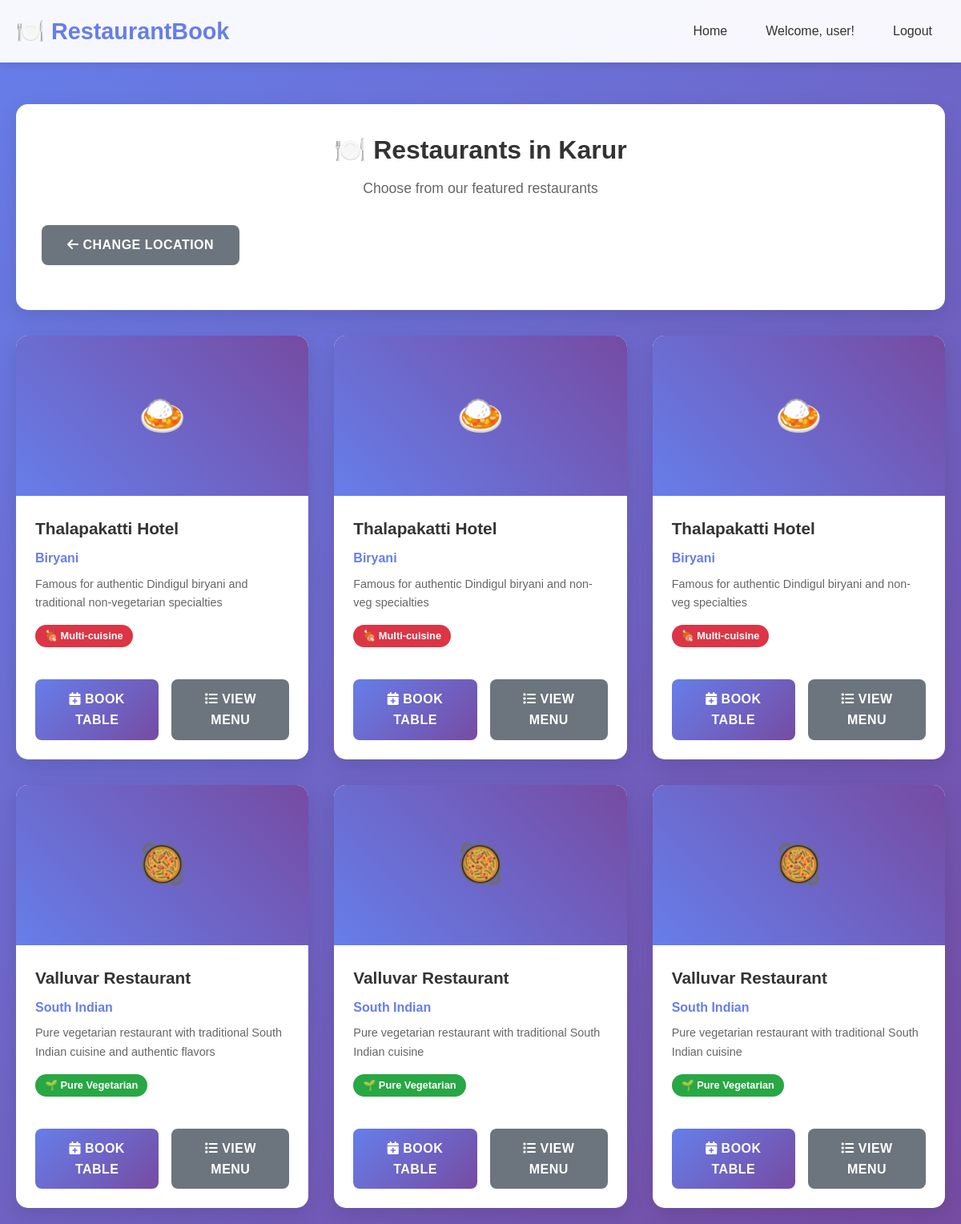
Page /restaurants/1 (signed in) on the committed database.
### tables this page shows
CREATE TABLE locations (
            id INTEGER PRIMARY KEY AUTOINCREMENT,
            city_name TEXT UNIQUE NOT NULL
        );

CREATE TABLE restaurants (
            id INTEGER PRIMARY KEY AUTOINCREMENT,
            name TEXT NOT NULL,
            location_id INTEGER,
            cuisine_type TEXT NOT NULL,
            is_veg_only INTEGER DEFAULT 0,
            description TEXT,
            image_url TEXT,
            FOREIGN KEY (location_id) REFERENCES locations (id)
        );

### app.py (the view)
@app.route('/restaurants/<int:location_id>')
def restaurants_by_location(location_id):
    if 'user_id' not in session:
        return redirect(url_for('login'))
    conn = get_db_connection()
    location = conn.execute('SELECT * FROM locations WHERE id = ?', (location_id,)).fetchone()
    restaurants = conn.execute('''
        SELECT r.*, AVG(rt.overall_rating) as avg_rating
        FROM restaurants r
        LEFT JOIN ratings rt ON r.id = rt.restaurant_id
        WHERE r.location_id = ?
        GROUP BY r.id
        ORDER BY r.name
    ''', (location_id,)).fetchall()
    conn.close()
    return render_template('restaurants.html', restaurants=restaurants, location=location)

### app.py (called while the page is built)
def get_db_connection():
    conn = sqlite3.connect(DATABASE)
    conn.row_factory = sqlite3.Row
    return conn

### templates/restaurants.html (shortened to what this page needs)
{% extends "base.html" %}
{% block content %}
<div class="card">
    <div class="card-header">
        <h2 class="card-title">🍽️ Restaurants in {{ location.city_name }}</h2>
        <p class="card-subtitle">Choose from our featured restaurants</p>
    </div>
    <a href="{{ url_for('select_location') }}" class="btn btn-secondary mb-3">
        <i class="fas fa-arrow-left"></i> Change Location
    </a>
</div>
{% if restaurants %}
<div class="grid grid-2">
    {% for restaurant in restaurants %}
    <div class="restaurant-card">
        <div class="restaurant-image">
            {% if restaurant.cuisine_type == 'South Indian' %}🥘
            {% elif restaurant.cuisine_type == 'Biryani' %}🍛
            {% elif restaurant.cuisine_type == 'Chettinad' %}🌶️
            {% elif restaurant.cuisine_type == 'Multi-cuisine' %}🍽️
            {% else %}🍴
            {% endif %}
        </div>
        <div class="restaurant-content">
            <h3 class="restaurant-name">{{ restaurant.name }}</h3>
            <p class="restaurant-cuisine">{{ restaurant.cuisine_type }}</p>
            <p class="restaurant-description">{{ restaurant.description }}</p>
            {% if restaurant.is_veg_only %}
                <span class="veg-badge">🌱 Pure Vegetarian</span>
            {% else %}
                <span class="non-veg-badge">🍖 Multi-cuisine</span>
            {% endif %}
            <div class="d-flex gap-2 mt-3">
                <a href="{{ url_for('restaurant_details', restaurant_id=restaurant.id) }}" class="btn btn-primary">
                    <i class="fas fa-calendar-plus"></i> Book Table
                </a>
                <a href="{{ url_for('view_menu', restaurant_id=restaurant.id) }}" class="btn btn-secondary">
                    <i class="fas fa-list"></i> View Menu
                </a>
            </div>
        </div>
    </div>
    {% endfor %}
</div>
{% endif %}
{% endblock %}

### templates/base.html (shortened to what this page needs)
<!DOCTYPE html>
<html lang="en">
<head>
    <link rel="stylesheet" href="{{ url_for('static', filename='css/style.css') }}">
    <link rel="stylesheet" href="https://cdnjs.cloudflare.com/ajax/libs/font-awesome/6.0.0/css/all.min.css">
</head>
<body>
    {% if session.user_id or session.admin_restaurant_id %}
    <header class="header">
        <nav class="navbar">
            <div class="logo">🍽️ RestaurantBook</div>
            <ul class="nav-links">
                {% if session.user_id %}
                    <li><a href="{{ url_for('select_location') }}">Home</a></li>
                    <li><span>Welcome, {{ session.username }}!</span></li>
                    <li><a href="{{ url_for('logout') }}">Logout</a></li>
                {% elif session.admin_restaurant_id %}
                    <li><a href="{{ url_for('admin_dashboard') }}">Dashboard</a></li>
                    <li><a href="{{ url_for('admin_add_offer') }}">Add Offer</a></li>
                    <li><span>Admin: {{ session.admin_restaurant_name }}</span></li>
                    <li><a href="{{ url_for('admin_logout') }}">Logout</a></li>
                {% endif %}
            </ul>
        </nav>
    </header>
    {% endif %}
    <main class="container">
        {% block content %}{% endblock %}
    </main>
</body>
</html>

### static/css/style.css (style rules this page uses)
* { margin: 0; padding: 0; box-sizing: border-box; }
body { font-family: 'Arial', sans-serif; line-height: 1.6; color: #333; background: linear-gradient(135deg, #667eea 0%, #764ba2 100%); min-height: 100vh; }
.container { max-width: 1200px; margin: 0 auto; padding: 20px; }
.header { background: rgba(255, 255, 255, 0.95); backdrop-filter: blur(10px); box-shadow: 0 2px 10px rgba(0, 0, 0, 0.1); padding: 1rem 0; margin-bottom: 2rem; }
.navbar { display: flex; justify-content: space-between; align-items: center; max-width: 1200px; margin: 0 auto; padding: 0 20px; }
.logo { font-size: 1.8rem; font-weight: bold; color: #667eea; }
.nav-links { display: flex; gap: 2rem; list-style: none; }
.nav-links a { text-decoration: none; color: #333; font-weight: 500; padding: 0.5rem 1rem; border-radius: 5px; transition: all 0.3s ease; }
.card { background: white; border-radius: 15px; box-shadow: 0 8px 25px rgba(0, 0, 0, 0.1); padding: 2rem; margin-bottom: 2rem; transition: transform 0.3s ease; }
.card-header { text-align: center; margin-bottom: 2rem; }
.card-title { font-size: 2rem; color: #333; margin-bottom: 0.5rem; }
.card-subtitle { color: #666; font-size: 1.1rem; }
.btn { display: inline-block; padding: 0.75rem 2rem; border: none; border-radius: 8px; font-size: 1rem; font-weight: 600; text-decoration: none; text-align: center; cursor: pointer; transition: all 0.3s ease; text-transform: uppercase; letter-spacing: 0.5px; }
.btn-primary { background: linear-gradient(135deg, #667eea 0%, #764ba2 100%); color: white; }
.btn-secondary { background: #6c757d; color: white; }
.grid { display: grid; gap: 2rem; }
.grid-2 { grid-template-columns: repeat(auto-fit, minmax(300px, 1fr)); }
.restaurant-card { background: white; border-radius: 15px; overflow: hidden; box-shadow: 0 8px 25px rgba(0, 0, 0, 0.1); transition: all 0.3s ease; }
.restaurant-image { height: 200px; background: linear-gradient(45deg, #667eea, #764ba2); display: flex; align-items: center; justify-content: center; color: white; font-size: 3rem; }
.restaurant-content { padding: 1.5rem; }
.restaurant-name { font-size: 1.3rem; font-weight: bold; margin-bottom: 0.5rem; color: #333; }
.restaurant-cuisine { color: #667eea; font-weight: 600; margin-bottom: 0.5rem; }
.restaurant-description { color: #666; margin-bottom: 1rem; font-size: 0.9rem; }
.veg-badge, .non-veg-badge { display: inline-block; padding: 0.25rem 0.75rem; border-radius: 20px; font-size: 0.8rem; font-weight: bold; margin-bottom: 1rem; }
.veg-badge { background: #28a745; color: white; }
.non-veg-badge { background: #dc3545; color: white; }
.card { animation: fadeIn 0.6s ease-out; }
.mb-3 { margin-bottom: 1.5rem; }
.mt-3 { margin-top: 1.5rem; }
.d-flex { display: flex; }
.gap-2 { gap: 1rem; }

### rows in the picture
locations: city_name "Karur"
restaurants: name "Thalapakatti Hotel", cuisine_type "Biryani", description "Famous for authentic Dindigul biryani and traditional non-vegetarian specialties", is_veg_only "🍖 Multi-cuisine"
restaurants: name "Thalapakatti Hotel", cuisine_type "Biryani", description "Famous for authentic Dindigul biryani and non-veg specialties", is_veg_only "🍖 Multi-cuisine"
restaurants: name "Thalapakatti Hotel", cuisine_type "Biryani", description "Famous for authentic Dindigul biryani and non-veg specialties", is_veg_only "🍖 Multi-cuisine"
restaurants: name "Valluvar Restaurant", cuisine_type "South Indian", description "Pure vegetarian restaurant with traditional South Indian cuisine and authentic flavors", is_veg_only "🌱 Pure Vegetarian"
restaurants: name "Valluvar Restaurant", cuisine_type "South Indian", description "Pure vegetarian restaurant with traditional South Indian cuisine", is_veg_only "🌱 Pure Vegetarian"
restaurants: name "Valluvar Restaurant", cuisine_type "South Indian", description "Pure vegetarian restaurant with traditional South Indian cuisine", is_veg_only "🌱 Pure Vegetarian"

### other values in the picture
{{ session.username }} "user"
